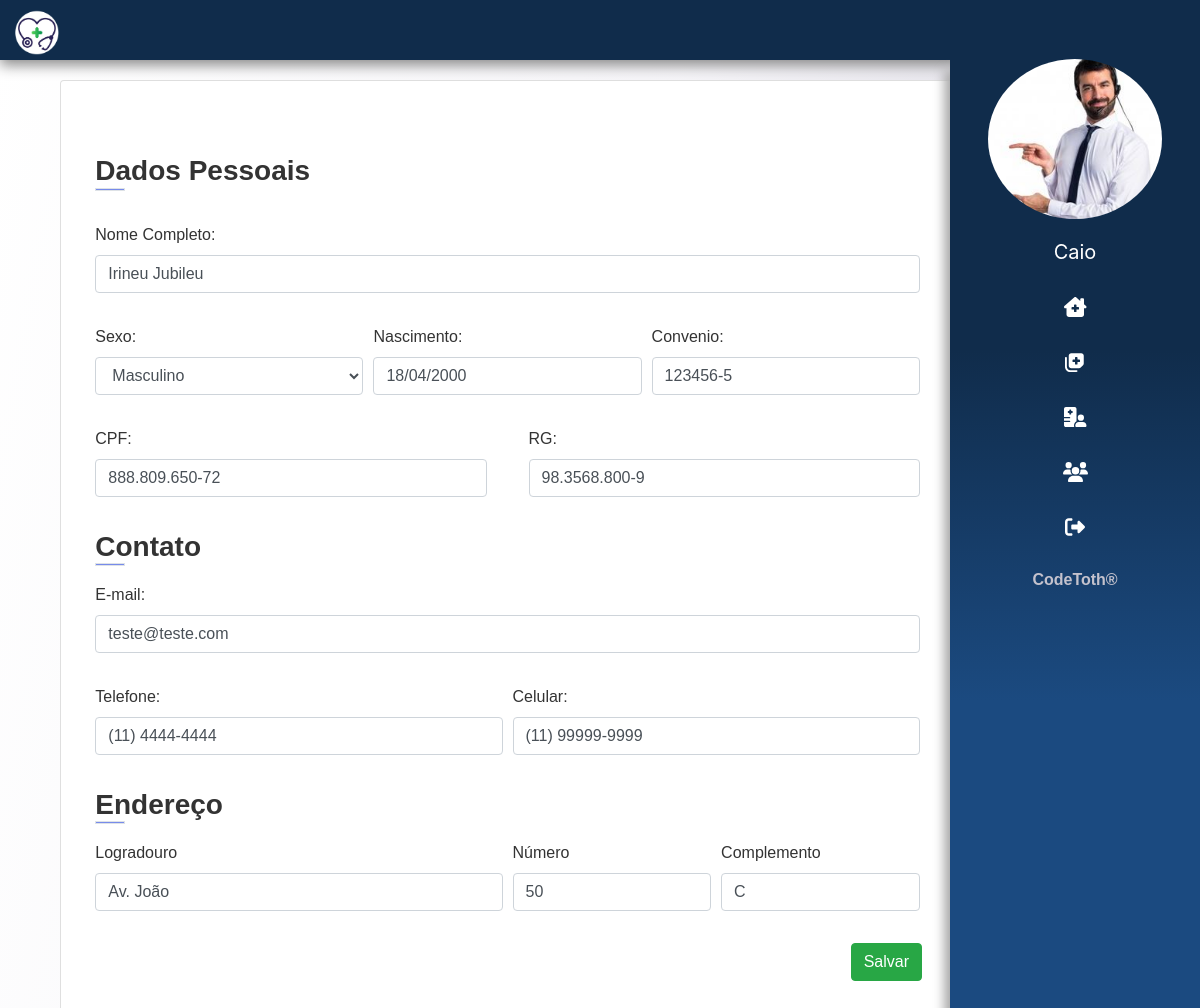
/pacientes/paciente/alterar/1 (signed in), run on the app's committed database.
### app/atendente/models.py (models this page shows)
class Atendente(models.Model):
    usuario = models.ForeignKey(User, on_delete=models.CASCADE)
    nome = models.CharField(max_length=150)
    sexo = models.CharField(max_length=1)
    data_nascimento = models.DateField()
    cpf = models.CharField(max_length=20, unique=True)
    rg = models.CharField(max_length=20, unique=True)
    email = models.EmailField()
    foto = models.ImageField(upload_to=f'fotos/{time.time()}', blank=True)
    ativo = models.BooleanField(default=True)

### app/paciente/models.py (models this page shows)
class Paciente(models.Model):
    nome = models.CharField(max_length=200)
    sexo = models.CharField(max_length=1)
    data_nascimento = models.DateField()
    cpf = models.CharField(max_length=20, unique=True)
    rg = models.CharField(max_length=20, unique=True)
    carteira_convenio = models.CharField(max_length=30, unique=True)
    peso = models.FloatField()
    altura = models.FloatField()
    endereco = models.CharField(max_length=250)
    end_num = models.IntegerField()
    complemento = models.CharField(max_length=50, blank=True)
    email = models.CharField(max_length=50)
    telefone = models.CharField(max_length=14)
    celular = models.CharField(max_length=15)

### app/paciente/views.py (the view)
# urls.py: path('paciente/alterar/<int:paciente_id>', alterar, name='altera_paciente'),
@login_required(login_url='login')
def alterar(request, paciente_id):
    paciente = get_object_or_404(Paciente, id=paciente_id)
    dados = get_dados(request)
    dados['paciente'] = paciente
    return render(request, 'paciente/altera_paciente.html', dados)

### templates/paciente/altera_paciente.html (shortened to what this page needs)
{% extends 'base.html' %}
{% load static %}
{% block content %}
<main>
  <section class="container-fluid ">
    <div class="container">
      <div class="col-lg-10 mt-x">
        <div class="card">
          <form action="{% url 'atualiza_paciente'%}" enctype="multipart/form-data" method="post" id="pacienteform"
            class="mt-y p-2">
            <div class="info-section">
              <h3> Dados Pessoais
                <div class="border"></div>
              </h3>
              <div class="form-goup mt-y">
                <label for="nome">Nome Completo:</label>
                <input type="text" class="form-control" id="nome" placeholder="Nome" name="nome" required
                  value="{{paciente.nome}}">
              </div>
              <div class="form-row mt-y">
                <div class="col">
                  <label for="sexo">Sexo:</label>
                  <select class="form-control" id="sexo" name="sexo" required>
                    <option value="M" {% if paciente.sexo == "M" %}selected="selected" {% endif %}>Masculino</option>
                  </select>
                </div>
                <div class="col">
                  <label for="id_data_nasc">Nascimento:</label>
                  <input type="text" class="form-control" id="id_data_nasc" placeholder="dd/MM/YYYY" name="dt_nasc"
                    required value="{{paciente.data_nascimento|date:'d/m/Y'}}">
                </div>
                <div class="col">
                  <label for="convenio">Convenio:</label>
                  <input type="text" class="form-control" id="convenio" placeholder="xx.xxx.xxx-xx" name="convenio"
                    required value="{{paciente.carteira_convenio}}">
                </div>
              </div>
              <div class="form-row mt-y">
                <div class="col mr-3">
                  <label for="id_cpf">CPF:</label>
                  <input type="text" name="cpf" id="id_cpf" class="form-control" value="{{paciente.cpf}}">
                </div>
                <div class="col ml-3">
                  <label for="id_rg">RG:</label>
                  <input type="text" name="rg" id="id_rg" class="form-control" value="{{paciente.rg}}">
                </div>
              </div>
            </div>
            <div class="info-section">
              <h3> Contato
                <div class="border"></div>
              </h3>
              <div class="form-group">
                <label for="email">E-mail:</label>
                <input type="email" name="email" id="email" class="form-control" placeholder="name@example.com" required
                  value="{{ paciente.email}}">
              </div>
              <div class="form-row mt-y">
                <div class="col">
                  <label for="id_tel">Telefone:</label>
                  <input type="text" name="telefone" id="id_tel" class="form-control" placeholder="(xx) xxxx-xxxx"
                    required value="{{paciente.telefone}}">
                </div>
                <div class="col">
                  <label for="id_cel">Celular:</label>
                  <input type="text" name="celular" id="id_cel" class="form-control" placeholder="(xx) xxxxx-xxxx"
                    required value="{{paciente.celular}}">
                </div>
              </div>
            </div>
            {% if tipo == 2%}
            <div class="info-section">
              <h3> Endereço
                <div class="border"></div>
              </h3>
              <div class="form-row">
                <div class="col-md-6 mb-3">
                  <label for="endereco">Logradouro</label>
                  <input type="text" class="form-control" id="endereco" placeholder="Av/Rua" required name="endereco"
                    value="{{ paciente.endereco }}">
                </div>
                <div class="col-md-3 mb-3">
                  <label for="numero">Número</label>
                  <input type="number" class="form-control" id="numero" placeholder="Número" required name="end_num"
                    value="{{ paciente.end_num }}">
                </div>
                <div class="col-md-3 mb-3">
                  <label for="complemento">Complemento</label>
                  <input type="text" class="form-control" id="complemento" placeholder="complemento" name="complemento"
                    value="{{ paciente.complemento }}">
                </div>
              </div>
            </div>
            {% endif %}
            <div class="mr-4 mt-3" style="float: right;">
              <button class="btn btn-success" type="submit">Salvar</button>
            </div>
          </form>
        </div>
      </div>
  </section>
</main>
{% endblock %}

### templates/partials/_sidebar.html (shortened to what this page needs)
{% load static %}
<div class="sidebar">
    <div class="mb-2">
        <img src="{{ usuario.foto.url }}" class="img-fluid  mx-auto d-block" alt="">
    </div>
    <ul>
        <a href="{% url 'edit-user' request.user.id %}"class="func_menu" ><li style="text-transform: capitalize;"> <i> {{ request.user}} </i><span class="dNone"> Dados Pessoais </span></li></a>
        <a href="{% url 'dashboard' %}" class="func_menu"> <li> <i class="fas fa-clinic-medical"></i> <span class="dNone"> Página principal </span></li></a>
        <a href="{% url 'consultas' %}" class="func_menu"> <li> <i class="fas fa-notes-medical"></i>  <span class="dNone"> Consultas </span> </li></a>
        <a href="{% url 'pacientes' %}" class="func_menu"> <li> <i class="fas fa-hospital-user"></i></i>  <span class="dNone">  Pacientes  </span></li></a>
        {% if tipo == 2 %}
        <a href="{% url 'usuarios' %}" class="func_menu"> <li> <i class="fas fa-users"></i></i>  <span class="dNone">  Usuários  </span></li></a>
        {% endif %}
        <a href="{% url 'logout' %}" class="func_menu"><li><i class="fas fa-sign-out-alt"></i>  <span class="dNone"> Sair </span>  </li></a>
    </ul>
    <div class="text-center pb-3" style="font-weight: bolder;width: 100%;color: #C4C2CD;font-family: 'Play', sans-serif; ">
        <span>CodeToth&#174;</span>
    </div>
</div>

### static/css/app.css (style rules this page uses)
body { background-attachment: fixed; background-size: cover; background-image: linear-gradient(100deg,rgba(255, 255, 255, .5), rgba(236, 234, 241, .5), rgba(213, 211, 222, 1.5)); }
.mt-x { margin-top: 5rem !important; }
.mt-y { margin-top: 2rem !important; }
.card { width: 100%; overflow: auto; font-family: "montserrat", sans-serif; padding-bottom: 5%; margin-bottom: 2%; }
.info-section { color: #333; background-color: #ffff; padding: 0% 3% 0% 3%; }
.info-section > h3 { margin: 4% 0% 2% 0%; font-weight: 800; text-transform: capitalize; }
.border { width: 30px; height: 3px; background: #778beb; left: 0; bottom: -6px; }
.sidebar img { border-radius: 100% !important; height: 160px !important; }
.sidebar { right: 0; top: 3.7rem !important; bottom: 0; width: 250px; background-image: linear-gradient( #102c4b,#102c4b,#1B4A80 , #1B4A80); box-shadow: -5px 12px 10px 1px #aaaaaa; background-attachment: fixed; overflow: hidden; transition: 0.8s all; height: 100% !important; position: fixed; z-index: 1030 !important; }
.sidebar ul li, a { list-style: none; }
.sidebar ul li { margin-top: 5px; padding: .5em; text-decoration: none; color: rgb(255, 255, 255); width: 100%; font-size: 20px; text-align: center; display: block; transition: 0.6s all; }

### data on the page
Atendente: foto (picture)
Paciente: nome "Irineu Jubileu", sexo "Masculino", dt_nasc "18/04/2000", convenio "123456-5", cpf "888.809.650-72", rg "98.3568.800-9", email "teste@teste.com", telefone "(11) 4444-4444", celular "(11) 99999-9999", endereco "Av. João", end_num "50", complemento "C"

### other printed values
{{ request.user }} "Caio"
